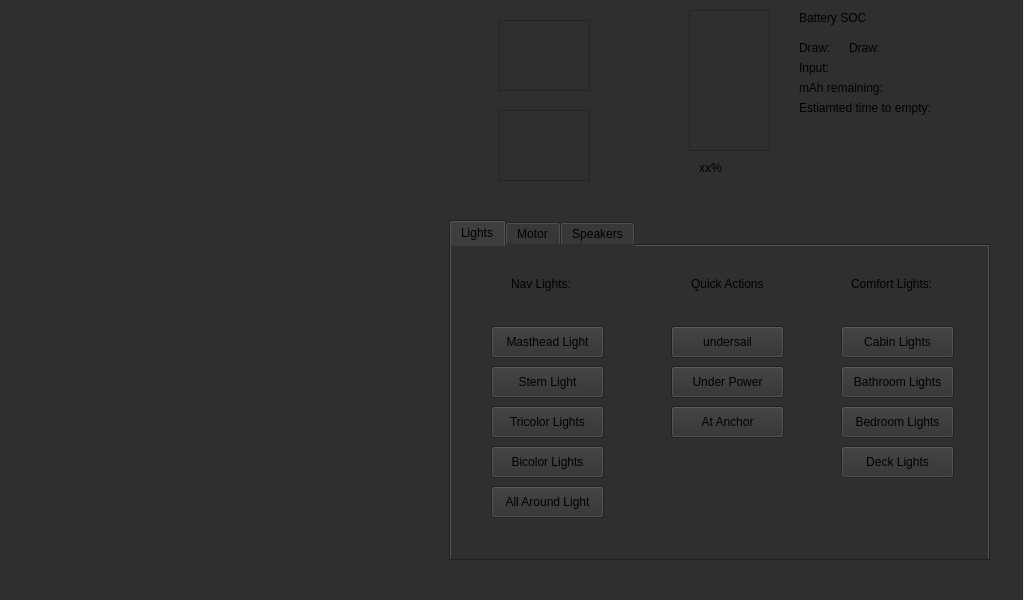
<?xml version="1.0" encoding="UTF-8"?>
<ui version="4.0">
 <class>Form</class>
 <widget class="QWidget" name="Form">
  <property name="geometry">
   <rect>
    <x>0</x>
    <y>0</y>
    <width>1024</width>
    <height>600</height>
   </rect>
  </property>
  <property name="sizePolicy">
   <sizepolicy hsizetype="Fixed" vsizetype="Fixed">
    <horstretch>0</horstretch>
    <verstretch>0</verstretch>
   </sizepolicy>
  </property>
  <property name="minimumSize">
   <size>
    <width>1024</width>
    <height>600</height>
   </size>
  </property>
  <property name="maximumSize">
   <size>
    <width>1024</width>
    <height>600</height>
   </size>
  </property>
  <property name="windowTitle">
   <string>Form</string>
  </property>
  <property name="styleSheet">
   <string notr="true"/>
  </property>
  <widget class="QFrame" name="BoatViewFrame">
   <property name="geometry">
    <rect>
     <x>20</x>
     <y>20</y>
     <width>419</width>
     <height>560</height>
    </rect>
   </property>
   <property name="frameShape">
    <enum>QFrame::NoFrame</enum>
   </property>
   <property name="frameShadow">
    <enum>QFrame::Raised</enum>
   </property>
   <widget class="QLabel" name="TriColor_Light_View">
    <property name="geometry">
     <rect>
      <x>0</x>
      <y>0</y>
      <width>419</width>
      <height>560</height>
     </rect>
    </property>
    <property name="sizePolicy">
     <sizepolicy hsizetype="Fixed" vsizetype="Fixed">
      <horstretch>0</horstretch>
      <verstretch>0</verstretch>
     </sizepolicy>
    </property>
    <property name="minimumSize">
     <size>
      <width>419</width>
      <height>560</height>
     </size>
    </property>
    <property name="maximumSize">
     <size>
      <width>419</width>
      <height>560</height>
     </size>
    </property>
    <property name="styleSheet">
     <string notr="true"/>
    </property>
    <property name="text">
     <string/>
    </property>
    <property name="textInteractionFlags">
     <set>Qt::NoTextInteraction</set>
    </property>
   </widget>
   <widget class="QLabel" name="Boat_View">
    <property name="geometry">
     <rect>
      <x>0</x>
      <y>0</y>
      <width>419</width>
      <height>560</height>
     </rect>
    </property>
    <property name="sizePolicy">
     <sizepolicy hsizetype="Fixed" vsizetype="Fixed">
      <horstretch>0</horstretch>
      <verstretch>0</verstretch>
     </sizepolicy>
    </property>
    <property name="minimumSize">
     <size>
      <width>419</width>
      <height>560</height>
     </size>
    </property>
    <property name="maximumSize">
     <size>
      <width>419</width>
      <height>560</height>
     </size>
    </property>
    <property name="text">
     <string/>
    </property>
    <property name="textInteractionFlags">
     <set>Qt::NoTextInteraction</set>
    </property>
   </widget>
   <widget class="QLabel" name="Masthead_Light_View">
    <property name="geometry">
     <rect>
      <x>0</x>
      <y>0</y>
      <width>419</width>
      <height>560</height>
     </rect>
    </property>
    <property name="sizePolicy">
     <sizepolicy hsizetype="Fixed" vsizetype="Fixed">
      <horstretch>0</horstretch>
      <verstretch>0</verstretch>
     </sizepolicy>
    </property>
    <property name="minimumSize">
     <size>
      <width>419</width>
      <height>560</height>
     </size>
    </property>
    <property name="maximumSize">
     <size>
      <width>419</width>
      <height>560</height>
     </size>
    </property>
    <property name="text">
     <string/>
    </property>
    <property name="textInteractionFlags">
     <set>Qt::NoTextInteraction</set>
    </property>
   </widget>
   <widget class="QLabel" name="Main_Light_View">
    <property name="geometry">
     <rect>
      <x>0</x>
      <y>0</y>
      <width>419</width>
      <height>560</height>
     </rect>
    </property>
    <property name="sizePolicy">
     <sizepolicy hsizetype="Fixed" vsizetype="Fixed">
      <horstretch>0</horstretch>
      <verstretch>0</verstretch>
     </sizepolicy>
    </property>
    <property name="minimumSize">
     <size>
      <width>419</width>
      <height>560</height>
     </size>
    </property>
    <property name="maximumSize">
     <size>
      <width>419</width>
      <height>560</height>
     </size>
    </property>
    <property name="text">
     <string/>
    </property>
    <property name="textInteractionFlags">
     <set>Qt::NoTextInteraction</set>
    </property>
   </widget>
   <widget class="QLabel" name="Bathroom_Light_View">
    <property name="geometry">
     <rect>
      <x>0</x>
      <y>0</y>
      <width>419</width>
      <height>560</height>
     </rect>
    </property>
    <property name="sizePolicy">
     <sizepolicy hsizetype="Fixed" vsizetype="Fixed">
      <horstretch>0</horstretch>
      <verstretch>0</verstretch>
     </sizepolicy>
    </property>
    <property name="minimumSize">
     <size>
      <width>419</width>
      <height>560</height>
     </size>
    </property>
    <property name="maximumSize">
     <size>
      <width>419</width>
      <height>560</height>
     </size>
    </property>
    <property name="text">
     <string/>
    </property>
    <property name="textInteractionFlags">
     <set>Qt::NoTextInteraction</set>
    </property>
   </widget>
   <widget class="QLabel" name="BiColor_Light_View">
    <property name="geometry">
     <rect>
      <x>0</x>
      <y>0</y>
      <width>419</width>
      <height>560</height>
     </rect>
    </property>
    <property name="sizePolicy">
     <sizepolicy hsizetype="Fixed" vsizetype="Fixed">
      <horstretch>0</horstretch>
      <verstretch>0</verstretch>
     </sizepolicy>
    </property>
    <property name="minimumSize">
     <size>
      <width>419</width>
      <height>560</height>
     </size>
    </property>
    <property name="maximumSize">
     <size>
      <width>419</width>
      <height>560</height>
     </size>
    </property>
    <property name="text">
     <string/>
    </property>
    <property name="textInteractionFlags">
     <set>Qt::NoTextInteraction</set>
    </property>
   </widget>
   <widget class="QLabel" name="Outside_Light_View">
    <property name="geometry">
     <rect>
      <x>0</x>
      <y>0</y>
      <width>419</width>
      <height>560</height>
     </rect>
    </property>
    <property name="sizePolicy">
     <sizepolicy hsizetype="Fixed" vsizetype="Fixed">
      <horstretch>0</horstretch>
      <verstretch>0</verstretch>
     </sizepolicy>
    </property>
    <property name="minimumSize">
     <size>
      <width>419</width>
      <height>560</height>
     </size>
    </property>
    <property name="maximumSize">
     <size>
      <width>419</width>
      <height>560</height>
     </size>
    </property>
    <property name="text">
     <string/>
    </property>
    <property name="textInteractionFlags">
     <set>Qt::NoTextInteraction</set>
    </property>
   </widget>
   <widget class="QLabel" name="Stern_Light_View">
    <property name="geometry">
     <rect>
      <x>0</x>
      <y>0</y>
      <width>419</width>
      <height>560</height>
     </rect>
    </property>
    <property name="sizePolicy">
     <sizepolicy hsizetype="Fixed" vsizetype="Fixed">
      <horstretch>0</horstretch>
      <verstretch>0</verstretch>
     </sizepolicy>
    </property>
    <property name="minimumSize">
     <size>
      <width>419</width>
      <height>560</height>
     </size>
    </property>
    <property name="maximumSize">
     <size>
      <width>419</width>
      <height>560</height>
     </size>
    </property>
    <property name="text">
     <string/>
    </property>
    <property name="textInteractionFlags">
     <set>Qt::NoTextInteraction</set>
    </property>
   </widget>
   <widget class="QLabel" name="Bedroom_Light_View">
    <property name="geometry">
     <rect>
      <x>0</x>
      <y>0</y>
      <width>419</width>
      <height>560</height>
     </rect>
    </property>
    <property name="sizePolicy">
     <sizepolicy hsizetype="Fixed" vsizetype="Fixed">
      <horstretch>0</horstretch>
      <verstretch>0</verstretch>
     </sizepolicy>
    </property>
    <property name="minimumSize">
     <size>
      <width>419</width>
      <height>560</height>
     </size>
    </property>
    <property name="maximumSize">
     <size>
      <width>419</width>
      <height>560</height>
     </size>
    </property>
    <property name="text">
     <string/>
    </property>
    <property name="textInteractionFlags">
     <set>Qt::NoTextInteraction</set>
    </property>
   </widget>
   <widget class="QLabel" name="All_Around_Light_View">
    <property name="geometry">
     <rect>
      <x>0</x>
      <y>0</y>
      <width>419</width>
      <height>560</height>
     </rect>
    </property>
    <property name="sizePolicy">
     <sizepolicy hsizetype="Fixed" vsizetype="Fixed">
      <horstretch>0</horstretch>
      <verstretch>0</verstretch>
     </sizepolicy>
    </property>
    <property name="minimumSize">
     <size>
      <width>419</width>
      <height>560</height>
     </size>
    </property>
    <property name="maximumSize">
     <size>
      <width>419</width>
      <height>560</height>
     </size>
    </property>
    <property name="styleSheet">
     <string notr="true"/>
    </property>
    <property name="text">
     <string/>
    </property>
    <property name="textInteractionFlags">
     <set>Qt::NoTextInteraction</set>
    </property>
   </widget>
   <zorder>Boat_View</zorder>
   <zorder>Masthead_Light_View</zorder>
   <zorder>Main_Light_View</zorder>
   <zorder>Bathroom_Light_View</zorder>
   <zorder>BiColor_Light_View</zorder>
   <zorder>Outside_Light_View</zorder>
   <zorder>Stern_Light_View</zorder>
   <zorder>Bedroom_Light_View</zorder>
   <zorder>TriColor_Light_View</zorder>
   <zorder>All_Around_Light_View</zorder>
  </widget>
  <widget class="QFrame" name="BackroundColorFrame">
   <property name="geometry">
    <rect>
     <x>-1</x>
     <y>0</y>
     <width>1024</width>
     <height>600</height>
    </rect>
   </property>
   <property name="minimumSize">
    <size>
     <width>1024</width>
     <height>600</height>
    </size>
   </property>
   <property name="maximumSize">
    <size>
     <width>1024</width>
     <height>600</height>
    </size>
   </property>
   <property name="styleSheet">
    <string notr="true">background-color: rgb(48, 46, 48);</string>
   </property>
   <property name="frameShape">
    <enum>QFrame::NoFrame</enum>
   </property>
   <property name="frameShadow">
    <enum>QFrame::Raised</enum>
   </property>
   <widget class="QTabWidget" name="tabWidget">
    <property name="geometry">
     <rect>
      <x>450</x>
      <y>220</y>
      <width>541</width>
      <height>341</height>
     </rect>
    </property>
    <property name="currentIndex">
     <number>0</number>
    </property>
    <widget class="QWidget" name="tab">
     <attribute name="title">
      <string>Lights</string>
     </attribute>
     <widget class="QPushButton" name="Masthead_Light_Button">
      <property name="geometry">
       <rect>
        <x>40</x>
        <y>80</y>
        <width>113</width>
        <height>32</height>
       </rect>
      </property>
      <property name="text">
       <string>Masthead Light</string>
      </property>
      <property name="checkable">
       <bool>true</bool>
      </property>
      <attribute name="buttonGroup">
       <string notr="true">Nav_Lights_Button_Group</string>
      </attribute>
     </widget>
     <widget class="QPushButton" name="Stern_Light_Button">
      <property name="geometry">
       <rect>
        <x>40</x>
        <y>120</y>
        <width>113</width>
        <height>32</height>
       </rect>
      </property>
      <property name="text">
       <string>Stern Light</string>
      </property>
      <property name="checkable">
       <bool>true</bool>
      </property>
      <attribute name="buttonGroup">
       <string notr="true">Nav_Lights_Button_Group</string>
      </attribute>
     </widget>
     <widget class="QPushButton" name="Cabin_Light_Button">
      <property name="geometry">
       <rect>
        <x>390</x>
        <y>80</y>
        <width>113</width>
        <height>32</height>
       </rect>
      </property>
      <property name="text">
       <string>Cabin Lights</string>
      </property>
      <property name="checkable">
       <bool>true</bool>
      </property>
     </widget>
     <widget class="QPushButton" name="Bathroom_Light_Button">
      <property name="geometry">
       <rect>
        <x>390</x>
        <y>120</y>
        <width>113</width>
        <height>32</height>
       </rect>
      </property>
      <property name="text">
       <string>Bathroom Lights</string>
      </property>
      <property name="checkable">
       <bool>true</bool>
      </property>
     </widget>
     <widget class="QPushButton" name="Bicolor_Light_Button">
      <property name="geometry">
       <rect>
        <x>40</x>
        <y>200</y>
        <width>113</width>
        <height>32</height>
       </rect>
      </property>
      <property name="text">
       <string>Bicolor Lights</string>
      </property>
      <property name="checkable">
       <bool>true</bool>
      </property>
      <attribute name="buttonGroup">
       <string notr="true">Nav_Lights_Button_Group</string>
      </attribute>
     </widget>
     <widget class="QPushButton" name="Deck_Light_Button">
      <property name="geometry">
       <rect>
        <x>390</x>
        <y>200</y>
        <width>113</width>
        <height>32</height>
       </rect>
      </property>
      <property name="text">
       <string>Deck Lights</string>
      </property>
      <property name="checkable">
       <bool>true</bool>
      </property>
     </widget>
     <widget class="QPushButton" name="Tricolor_Light_Button">
      <property name="geometry">
       <rect>
        <x>40</x>
        <y>160</y>
        <width>113</width>
        <height>32</height>
       </rect>
      </property>
      <property name="text">
       <string>Tricolor Lights</string>
      </property>
      <property name="checkable">
       <bool>true</bool>
      </property>
      <attribute name="buttonGroup">
       <string notr="true">Nav_Lights_Button_Group</string>
      </attribute>
     </widget>
     <widget class="QPushButton" name="Bedroom_Light_Button">
      <property name="geometry">
       <rect>
        <x>390</x>
        <y>160</y>
        <width>113</width>
        <height>32</height>
       </rect>
      </property>
      <property name="text">
       <string>Bedroom Lights</string>
      </property>
      <property name="checkable">
       <bool>true</bool>
      </property>
     </widget>
     <widget class="QPushButton" name="Under_Sail_Button">
      <property name="geometry">
       <rect>
        <x>220</x>
        <y>80</y>
        <width>113</width>
        <height>32</height>
       </rect>
      </property>
      <property name="text">
       <string>undersail</string>
      </property>
      <property name="checkable">
       <bool>true</bool>
      </property>
      <property name="autoExclusive">
       <bool>false</bool>
      </property>
      <attribute name="buttonGroup">
       <string notr="true">Lights_Quick_Actions_Button_Group</string>
      </attribute>
     </widget>
     <widget class="QPushButton" name="Under_Power_Button">
      <property name="geometry">
       <rect>
        <x>220</x>
        <y>120</y>
        <width>113</width>
        <height>32</height>
       </rect>
      </property>
      <property name="text">
       <string>Under Power</string>
      </property>
      <property name="checkable">
       <bool>true</bool>
      </property>
      <property name="autoExclusive">
       <bool>false</bool>
      </property>
      <attribute name="buttonGroup">
       <string notr="true">Lights_Quick_Actions_Button_Group</string>
      </attribute>
     </widget>
     <widget class="QPushButton" name="At_Anchor_Button">
      <property name="geometry">
       <rect>
        <x>220</x>
        <y>160</y>
        <width>113</width>
        <height>32</height>
       </rect>
      </property>
      <property name="text">
       <string>At Anchor</string>
      </property>
      <property name="checkable">
       <bool>true</bool>
      </property>
      <property name="autoExclusive">
       <bool>false</bool>
      </property>
      <attribute name="buttonGroup">
       <string notr="true">Lights_Quick_Actions_Button_Group</string>
      </attribute>
     </widget>
     <widget class="QPushButton" name="All_Around_Light_Button">
      <property name="geometry">
       <rect>
        <x>40</x>
        <y>240</y>
        <width>113</width>
        <height>32</height>
       </rect>
      </property>
      <property name="text">
       <string>All Around Light</string>
      </property>
      <property name="checkable">
       <bool>true</bool>
      </property>
      <attribute name="buttonGroup">
       <string notr="true">Nav_Lights_Button_Group</string>
      </attribute>
     </widget>
     <widget class="QLabel" name="label">
      <property name="geometry">
       <rect>
        <x>60</x>
        <y>30</y>
        <width>81</width>
        <height>16</height>
       </rect>
      </property>
      <property name="text">
       <string>Nav Lights:</string>
      </property>
     </widget>
     <widget class="QLabel" name="label_2">
      <property name="geometry">
       <rect>
        <x>240</x>
        <y>30</y>
        <width>101</width>
        <height>16</height>
       </rect>
      </property>
      <property name="text">
       <string>Quick Actions</string>
      </property>
     </widget>
     <widget class="QLabel" name="label_3">
      <property name="geometry">
       <rect>
        <x>400</x>
        <y>30</y>
        <width>101</width>
        <height>16</height>
       </rect>
      </property>
      <property name="text">
       <string>Comfort Lights:</string>
      </property>
     </widget>
    </widget>
    <widget class="QWidget" name="tab_2">
     <attribute name="title">
      <string>Motor</string>
     </attribute>
     <widget class="QSlider" name="Speed_Throttle">
      <property name="enabled">
       <bool>true</bool>
      </property>
      <property name="geometry">
       <rect>
        <x>10</x>
        <y>190</y>
        <width>501</width>
        <height>111</height>
       </rect>
      </property>
      <property name="styleSheet">
       <string notr="true">QSlider::groove:horizontal {
	border-image: url(:/images/UI Images/Throttle_Guage.png);
	height: 60;
    position: absolute; /* absolutely position 4px from the left and right of the widget. setting margins on the widget should work too... */
    left: 4px; right: 4px;
	margin: 100 10px;
}

QSlider::handle:horizontal {
   height: 100;
    border-image: url(:/images/UI Images/Throttle.png);
margin: -20px -13px;

}

/*QSlider::add-page:vertical {
	border-image: url(:/images/UI Images/Battery_100.png);
}

QSlider::sub-page:horizontal {
    background: rgb(48, 46, 48);
}*/
</string>
      </property>
      <property name="maximum">
       <number>140</number>
      </property>
      <property name="value">
       <number>70</number>
      </property>
      <property name="orientation">
       <enum>Qt::Horizontal</enum>
      </property>
     </widget>
     <widget class="QPushButton" name="Stop_Motor_Button">
      <property name="enabled">
       <bool>true</bool>
      </property>
      <property name="geometry">
       <rect>
        <x>220</x>
        <y>110</y>
        <width>81</width>
        <height>71</height>
       </rect>
      </property>
      <property name="text">
       <string>Stop</string>
      </property>
      <property name="checkable">
       <bool>true</bool>
      </property>
      <property name="autoExclusive">
       <bool>true</bool>
      </property>
     </widget>
     <widget class="QPushButton" name="Forward_Hull_Speed_Button">
      <property name="enabled">
       <bool>true</bool>
      </property>
      <property name="geometry">
       <rect>
        <x>440</x>
        <y>110</y>
        <width>81</width>
        <height>71</height>
       </rect>
      </property>
      <property name="text">
       <string>Hull Speed</string>
      </property>
      <property name="checkable">
       <bool>true</bool>
      </property>
      <property name="autoExclusive">
       <bool>true</bool>
      </property>
     </widget>
     <widget class="QPushButton" name="Reverse_Hull_Speed_Button">
      <property name="enabled">
       <bool>true</bool>
      </property>
      <property name="geometry">
       <rect>
        <x>10</x>
        <y>110</y>
        <width>81</width>
        <height>71</height>
       </rect>
      </property>
      <property name="text">
       <string>Hull Speed</string>
      </property>
      <property name="checkable">
       <bool>true</bool>
      </property>
      <property name="autoExclusive">
       <bool>true</bool>
      </property>
     </widget>
     <widget class="QPushButton" name="Reverse_Efficient_Speed_Button">
      <property name="enabled">
       <bool>true</bool>
      </property>
      <property name="geometry">
       <rect>
        <x>120</x>
        <y>110</y>
        <width>81</width>
        <height>71</height>
       </rect>
      </property>
      <property name="text">
       <string>Effecient</string>
      </property>
      <property name="checkable">
       <bool>true</bool>
      </property>
      <property name="autoExclusive">
       <bool>true</bool>
      </property>
     </widget>
     <widget class="QPushButton" name="Forward_Efficient_Speed_Button">
      <property name="enabled">
       <bool>true</bool>
      </property>
      <property name="geometry">
       <rect>
        <x>330</x>
        <y>110</y>
        <width>81</width>
        <height>71</height>
       </rect>
      </property>
      <property name="text">
       <string>Effecient</string>
      </property>
      <property name="checkable">
       <bool>true</bool>
      </property>
      <property name="autoExclusive">
       <bool>true</bool>
      </property>
     </widget>
     <widget class="QPushButton" name="Motor_Power_Button">
      <property name="geometry">
       <rect>
        <x>10</x>
        <y>10</y>
        <width>81</width>
        <height>71</height>
       </rect>
      </property>
      <property name="text">
       <string>Power</string>
      </property>
      <property name="checkable">
       <bool>true</bool>
      </property>
      <property name="autoExclusive">
       <bool>false</bool>
      </property>
     </widget>
     <widget class="QLabel" name="label_11">
      <property name="geometry">
       <rect>
        <x>130</x>
        <y>10</y>
        <width>111</width>
        <height>16</height>
       </rect>
      </property>
      <property name="text">
       <string>Motor Status</string>
      </property>
     </widget>
    </widget>
    <widget class="QWidget" name="tab_3">
     <attribute name="title">
      <string>Speakers</string>
     </attribute>
    </widget>
   </widget>
   <widget class="QFrame" name="Battery_SOC_view_Frame">
    <property name="geometry">
     <rect>
      <x>690</x>
      <y>10</y>
      <width>81</width>
      <height>141</height>
     </rect>
    </property>
    <property name="frameShape">
     <enum>QFrame::StyledPanel</enum>
    </property>
    <property name="frameShadow">
     <enum>QFrame::Raised</enum>
    </property>
   </widget>
   <widget class="QFrame" name="Battery_SOC_view_Frame_2">
    <property name="geometry">
     <rect>
      <x>500</x>
      <y>20</y>
      <width>91</width>
      <height>71</height>
     </rect>
    </property>
    <property name="frameShape">
     <enum>QFrame::StyledPanel</enum>
    </property>
    <property name="frameShadow">
     <enum>QFrame::Raised</enum>
    </property>
   </widget>
   <widget class="QFrame" name="Battery_SOC_view_Frame_3">
    <property name="geometry">
     <rect>
      <x>500</x>
      <y>110</y>
      <width>91</width>
      <height>71</height>
     </rect>
    </property>
    <property name="frameShape">
     <enum>QFrame::StyledPanel</enum>
    </property>
    <property name="frameShadow">
     <enum>QFrame::Raised</enum>
    </property>
   </widget>
   <widget class="QLabel" name="label_4">
    <property name="geometry">
     <rect>
      <x>700</x>
      <y>160</y>
      <width>60</width>
      <height>16</height>
     </rect>
    </property>
    <property name="text">
     <string>xx%</string>
    </property>
   </widget>
   <widget class="QLabel" name="label_5">
    <property name="geometry">
     <rect>
      <x>800</x>
      <y>10</y>
      <width>111</width>
      <height>16</height>
     </rect>
    </property>
    <property name="text">
     <string>Battery SOC</string>
    </property>
   </widget>
   <widget class="QLabel" name="label_6">
    <property name="geometry">
     <rect>
      <x>800</x>
      <y>40</y>
      <width>41</width>
      <height>16</height>
     </rect>
    </property>
    <property name="text">
     <string>Draw:</string>
    </property>
   </widget>
   <widget class="QLabel" name="label_7">
    <property name="geometry">
     <rect>
      <x>800</x>
      <y>60</y>
      <width>41</width>
      <height>16</height>
     </rect>
    </property>
    <property name="text">
     <string>Input:</string>
    </property>
   </widget>
   <widget class="QLabel" name="label_8">
    <property name="geometry">
     <rect>
      <x>800</x>
      <y>80</y>
      <width>101</width>
      <height>16</height>
     </rect>
    </property>
    <property name="text">
     <string>mAh remaining:</string>
    </property>
   </widget>
   <widget class="QLabel" name="label_9">
    <property name="geometry">
     <rect>
      <x>800</x>
      <y>100</y>
      <width>161</width>
      <height>16</height>
     </rect>
    </property>
    <property name="text">
     <string>Estiamted time to empty:</string>
    </property>
   </widget>
   <widget class="QLabel" name="label_10">
    <property name="geometry">
     <rect>
      <x>850</x>
      <y>40</y>
      <width>41</width>
      <height>16</height>
     </rect>
    </property>
    <property name="text">
     <string>Draw:</string>
    </property>
   </widget>
  </widget>
  <zorder>BackroundColorFrame</zorder>
  <zorder>BoatViewFrame</zorder>
 </widget>
 <resources>
  <include location="QTDesighnerImageResources.qrc"/>
 </resources>
 <connections/>
 <buttongroups>
  <buttongroup name="Lights_Quick_Actions_Button_Group"/>
  <buttongroup name="Nav_Lights_Button_Group">
   <property name="exclusive">
    <bool>false</bool>
   </property>
  </buttongroup>
 </buttongroups>
</ui>
